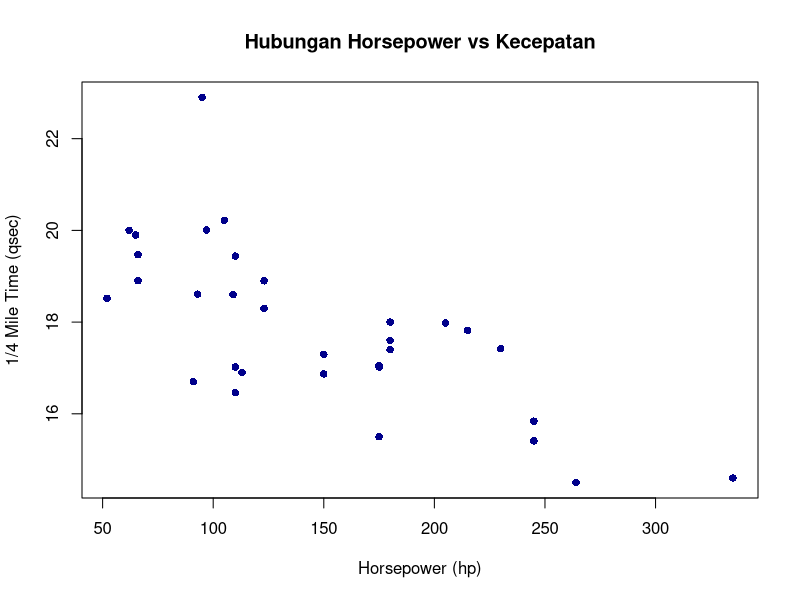

Write the R code that produced this figure.
summary(mtcars)
dim(mtcars)

high_power <- subset(mtcars, hp > 100)
summary(high_power)

sorted_cars <- mtcars[order(mtcars$mpg), ]
summary(sorted_cars)

new_column <- mtcars$wt / mtcars$hp
summary(new_column)

cor(mtcars$mpg, mtcars$wt)

aggregate(mpg ~ cyl, data = mtcars, mean)

t.test(mpg ~ am, data = mtcars)

plot(mtcars$hp, mtcars$qsec,
     main = "Hubungan Horsepower vs Kecepatan",
     xlab = "Horsepower (hp)",
     ylab = "1/4 Mile Time (qsec)",
     pch = 16,        
     col = "darkblue") 
